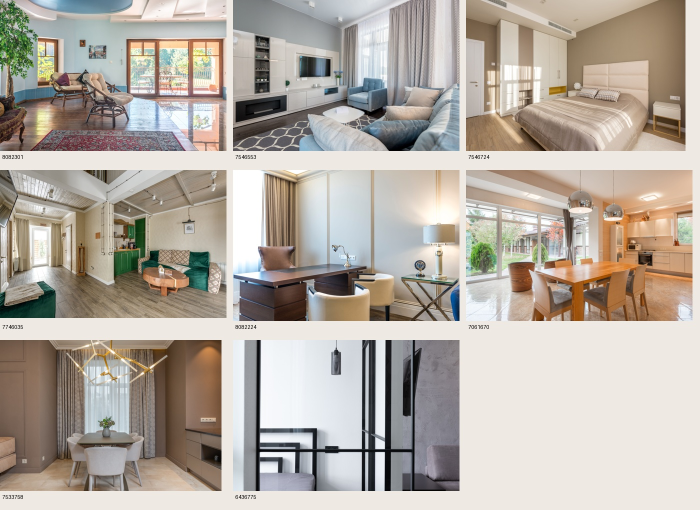
#> input picture .tmp/tejes/pexels-candidates.jpg, 1400 x 1020 px, given in place of pexels-photo-28853352.jpeg, which was not available (shown at 1/2 size)
$ python pexels_candidates.py
#> lines starting #> are read from the running program, lines starting #| are printed output that depends on the picture; pictures that were not available may be replaced by others from this repository, and a replacement may not be noted
from pathlib import Path
from concurrent.futures import ThreadPoolExecutor
import urllib.request
from PIL import Image, ImageDraw, ImageOps
ids=[28853352,6207822,7005270,8141971,6908555,11701110,8146212,7045908]
out=Path('.tmp/tejes/candidates')
out.mkdir(parents=True,exist_ok=True)
def get(i):
#> called with i = 28853352
 p=out/f'pexels-{i}.jpg'
 if not p.exists():
  u=f'https://images.pexels.com/photos/{i}/pexels-photo-{i}.jpeg?cs=srgb&dl=pexels-artbovich-{i}.jpg&fm=jpg'
  req=urllib.request.Request(u,headers={'User-Agent':'Mozilla/5.0','Referer':'https://www.pexels.com/'})
  p.write_bytes(urllib.request.urlopen(req,timeout=45).read())
 print(i,Image.open(p).size)
def safe_get(i):
 try: get(i)
 except Exception as e: print('FAILED',i,str(e))
with ThreadPoolExecutor(max_workers=3) as pool: list(pool.map(safe_get,ids))
files=[(i,out/f'pexels-{i}.jpg') for i in ids if (out/f'pexels-{i}.jpg').exists()]
sheet=Image.new('RGB',(1400,((len(files)+2)//3)*340),'#eee9e3')
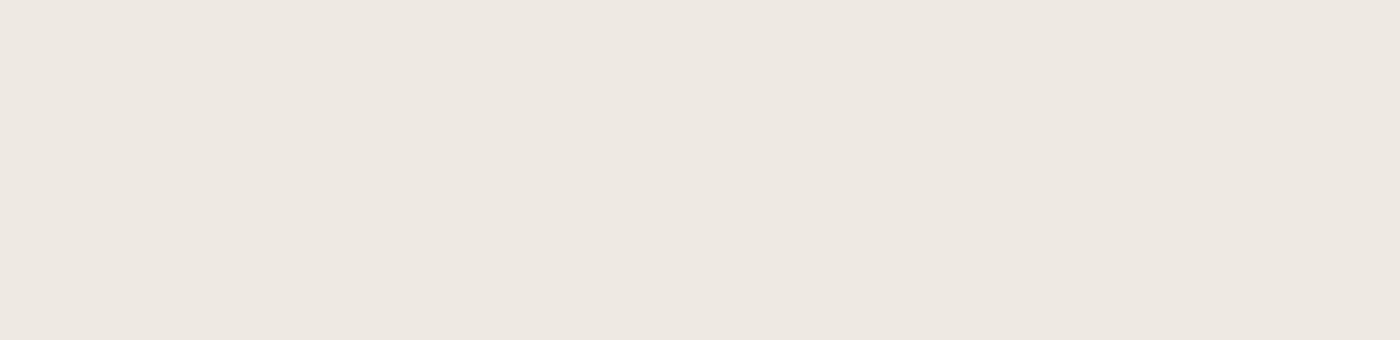
#> sheet: PIL image 1400x340 RGB; mean R, G, B 238, 233, 227
d=ImageDraw.Draw(sheet)
for n,(i,p) in enumerate(files):
 im=ImageOps.exif_transpose(Image.open(p)).convert('RGB')
#> im is the input picture: PIL image 1400x1020 RGB; mean R, G, B 180.4, 172.3, 163
 im.thumbnail((453,302))
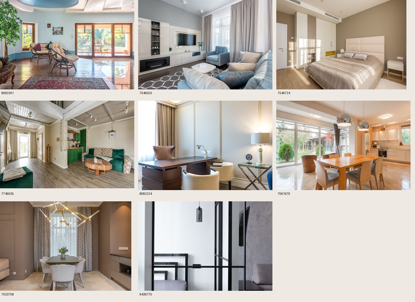
#> im: PIL image 415x302 RGB; mean R, G, B 180.4, 172.3, 163
 sheet.paste(im,((n%3)*466,(n//3)*340))
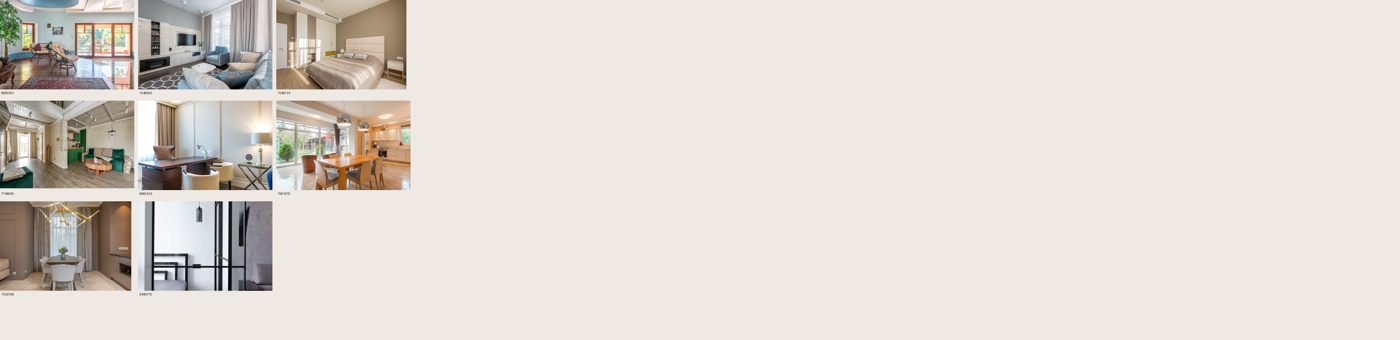
#> sheet: PIL image 1400x340 RGB; mean R, G, B 222.8, 217, 210.1
 d.text(((n%3)*466+5,(n//3)*340+308),str(i),fill='black')
sheet.save('.tmp/tejes/pexels-candidates-2.jpg',quality=95)
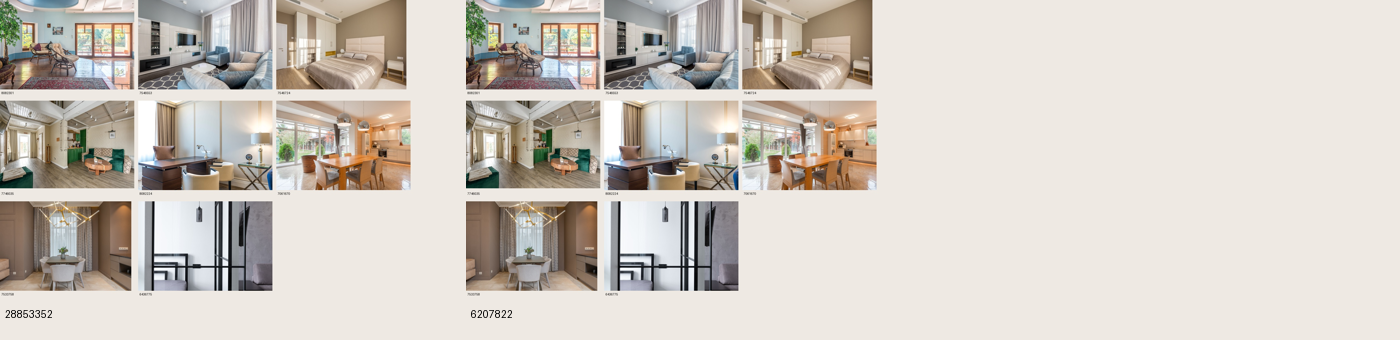
#> saved as pexels-candidates-2.jpg: PIL image 1400x340 RGB; mean R, G, B 207.6, 200.9, 193.2
